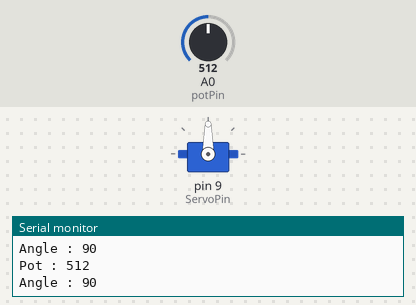
Simulated run of this sketch. Board: Arduino Uno, built with avr-gcc and run on an emulated ATmega328P. Parts: servo, the last lines printed to the serial monitor. The inputs (shaded band) are chosen by the test bench; at power-on: A0 (potPin) = 512.

Above: at 1.8 s.
1.9 s: A0 (potPin) set to 716
At 2.6 s:
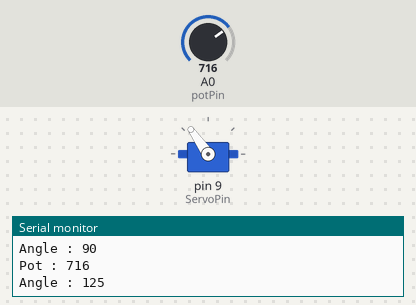
3.5 s: A0 (potPin) set to 900
At 5.2 s:
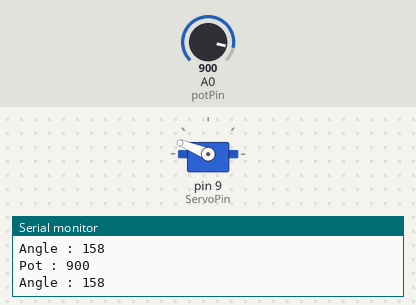
5.5 s: A0 (potPin) set to 1023
At 7.0 s:
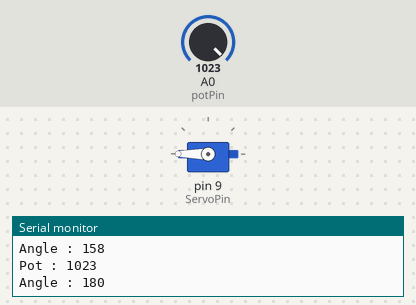
7.5 s: A0 (potPin) set to 306
At 8.6 s:
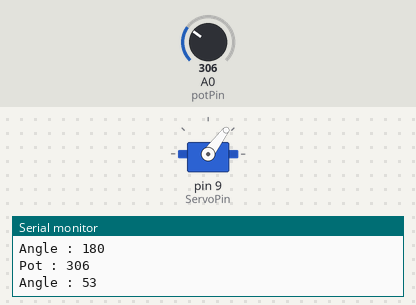
9.5 s: A0 (potPin) set to 122
At 11.2 s:
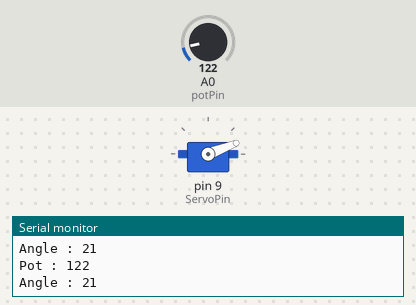
11.5 s: A0 (potPin) set to 0
At 12.9 s:
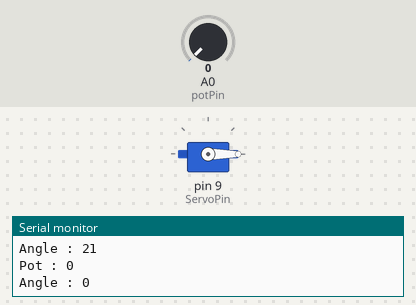
Timing chart, 0 to 14.5 s (numbered marks = the images above; inputs shaded):
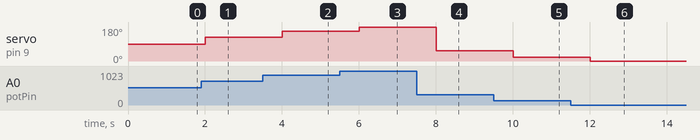

Measured:
- after the input at 1.9 s, servo on pin 9 (ServoPin): 90° → 125° after 0.10 s
- after the input at 3.5 s, servo on pin 9 (ServoPin): 125° → 158° after 0.50 s
- after the input at 5.5 s, servo on pin 9 (ServoPin): 158° → 180° after 0.50 s
- after the input at 7.5 s, servo on pin 9 (ServoPin): 180° → 53° after 0.51 s
- after the input at 9.5 s, servo on pin 9 (ServoPin): 53° → 21° after 0.51 s
- after the input at 11.5 s, servo on pin 9 (ServoPin): 21° → 0° after 0.51 s

The sketch:

Potentiometru_Barrier.ino
```cpp
#include <Servo.h>

Servo myServo;

const int ServoPin = 9;
const int potPin = A0;

void setup() {
  // put your setup code here, to run once:
  myServo.attach(ServoPin);

  Serial.begin(9600);
  myServo.write(0);
  Serial.println("barrier + potentiometru");
}

void loop() {
  // put your main code here, to run repeatedly:
  int potVal = analogRead(potPin);

  int angle = map(potVal, 0, 1023, 0 ,180);
  myServo.write(angle);

  Serial.print("Pot : ");
  Serial.println(potVal);

  Serial.print("Angle : ");
  Serial.println(angle);

  delay(1000);
}
```
